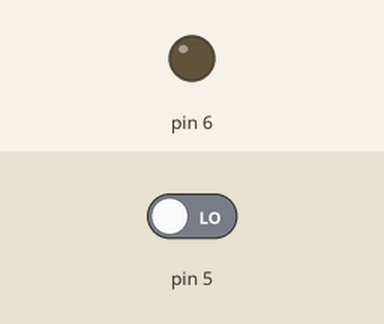
Recording of a sketch running on a simulated Arduino Uno, built with avr-gcc and run on an emulated ATmega328P. On the bench: output pins drawn as LEDs (lit = HIGH). Inputs (shaded band) come from the test bench; at power-on: pin 5 LOW.

Above: at 2.8 s.
2.9 s: pin 5 driven HIGH
At 3.7 s:
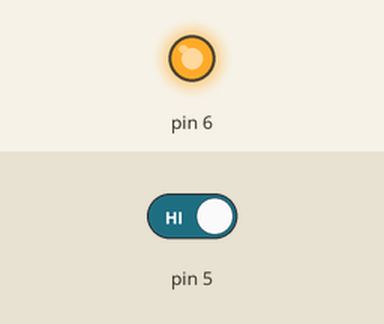
4.5 s: pin 5 driven LOW
At 6.4 s:
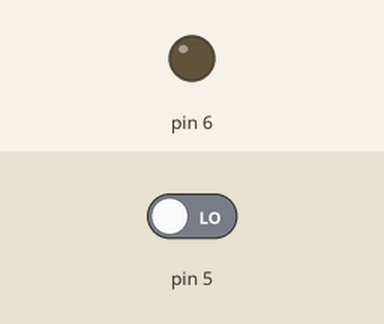
Timing chart, 0 to 7.9 s (numbered marks = the images above; inputs shaded):
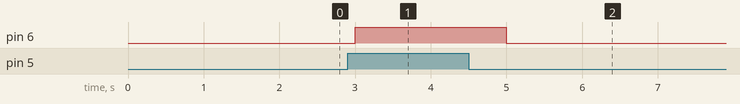

Measured:
- after the input at 2.9 s, pin 6: LOW → HIGH after 0.10 s
- after the input at 4.5 s, pin 6: HIGH → LOW after 0.50 s

The sketch:

auto_light.ino
```cpp
void setup() {
  // put your setup code here, to run once:
pinMode(5 , INPUT);
pinMode(6 , OUTPUT);
digitalWrite(6 , LOW );
}

void loop() {
  // put your main code here, to run repeatedly:
if (digitalRead(5) > 0 )
digitalWrite(6 , HIGH );
else
digitalWrite(6 , LOW );

delay(1000);

}
```
